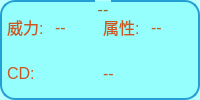
                 <widget class="QGroupBox" name="Battle_skill_1">
                  <property name="font">
                   <font>
                    <pointsize>12</pointsize>
                   </font>
                  </property>
                  <property name="styleSheet">
                   <string notr="true">QGroupBox{
border: 2px solid gray;
border-radius: 15px;
margin-top: 1ex;
	background-color: rgba(111, 255, 250, 125);
	border-color: rgb(36, 159, 211);
}
QGroupBox::title{
	subcontrol-origin:margin;
	subcontrol-position:top center;
	color: rgb(149, 96, 36);
}
</string>
                  </property>
                  <property name="title">
                   <string>--</string>
                  </property>
                  <layout class="QGridLayout" name="gridLayout_22">
                   <property name="leftMargin">
                    <number>5</number>
                   </property>
                   <property name="topMargin">
                    <number>5</number>
                   </property>
                   <property name="rightMargin">
                    <number>5</number>
                   </property>
                   <property name="bottomMargin">
                    <number>5</number>
                   </property>
                   <item row="0" column="0">
                    <layout class="QVBoxLayout" name="verticalLayout_21">
                     <item>
                      <layout class="QHBoxLayout" name="horizontalLayout_54">
                       <item>
                        <layout class="QHBoxLayout" name="horizontalLayout_55">
                         <item>
                          <widget class="QLabel" name="label_30">
                           <property name="font">
                            <font>
                             <pointsize>12</pointsize>
                            </font>
                           </property>
                           <property name="styleSheet">
                            <string notr="true">QLabel{
	
	color: rgb(204, 87, 33);
}</string>
                           </property>
                           <property name="text">
                            <string>威力:</string>
                           </property>
                          </widget>
                         </item>
                         <item>
                          <widget class="QLabel" name="Battle_skill_dmg_1">
                           <property name="font">
                            <font>
                             <pointsize>12</pointsize>
                            </font>
                           </property>
                           <property name="styleSheet">
                            <string notr="true">QLabel{
	
	color: rgb(204, 87, 33);
}</string>
                           </property>
                           <property name="text">
                            <string>--</string>
                           </property>
                          </widget>
                         </item>
                        </layout>
                       </item>
                       <item>
                        <layout class="QHBoxLayout" name="horizontalLayout_56">
                         <item>
                          <widget class="QLabel" name="label_31">
                           <property name="font">
                            <font>
                             <pointsize>12</pointsize>
                            </font>
                           </property>
                           <property name="styleSheet">
                            <string notr="true">QLabel{
	
	color: rgb(204, 87, 33);
}</string>
                           </property>
                           <property name="text">
                            <string>属性:</string>
                           </property>
                          </widget>
                         </item>
                         <item>
                          <widget class="QLabel" name="Battle_skill_attr_1">
                           <property name="font">
                            <font>
                             <pointsize>12</pointsize>
                            </font>
                           </property>
                           <property name="styleSheet">
                            <string notr="true">QLabel{
	
	color: rgb(204, 87, 33);
}</string>
                           </property>
                           <property name="text">
                            <string>--</string>
                           </property>
                          </widget>
                         </item>
                        </layout>
                       </item>
                      </layout>
                     </item>
                     <item>
                      <layout class="QHBoxLayout" name="horizontalLayout_57">
                       <item>
                        <widget class="QLabel" name="label_32">
                         <property name="font">
                          <font>
                           <pointsize>12</pointsize>
                          </font>
                         </property>
                         <property name="styleSheet">
                          <string notr="true">QLabel{
	
	color: rgb(204, 87, 33);
}</string>
                         </property>
                         <property name="text">
                          <string>CD:</string>
                         </property>
                        </widget>
                       </item>
                       <item>
                        <widget class="QLabel" name="Battle_skill_cd_1">
                         <property name="font">
                          <font>
                           <pointsize>12</pointsize>
                          </font>
                         </property>
                         <property name="styleSheet">
                          <string notr="true">QLabel{
	
	color: rgb(204, 87, 33);
}</string>
                         </property>
                         <property name="text">
                          <string>--</string>
                         </property>
                        </widget>
                       </item>
                      </layout>
                     </item>
                    </layout>
                   </item>
                  </layout>
                 </widget>
